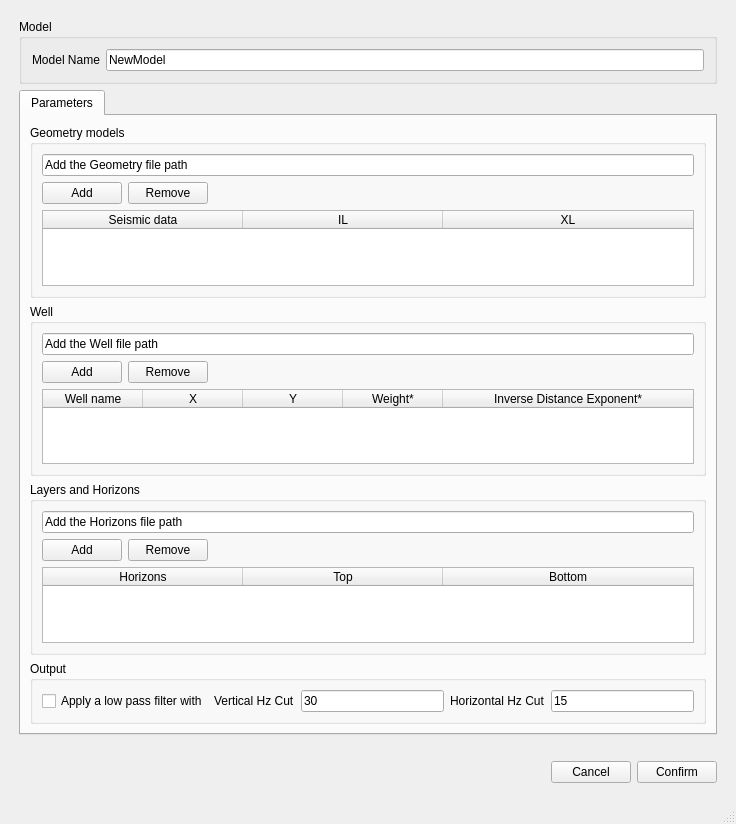
<?xml version="1.0" encoding="UTF-8"?>
<ui version="4.0">
 <class>MainWindow</class>
 <widget class="QMainWindow" name="MainWindow">
  <property name="geometry">
   <rect>
    <x>0</x>
    <y>0</y>
    <width>736</width>
    <height>824</height>
   </rect>
  </property>
  <property name="windowTitle">
   <string>MainWindow</string>
  </property>
  <widget class="QWidget" name="centralwidget">
   <layout class="QGridLayout" name="gridLayout_2">
    <item row="0" column="0" colspan="3">
     <layout class="QGridLayout" name="gridLayout">
      <property name="leftMargin">
       <number>10</number>
      </property>
      <property name="topMargin">
       <number>10</number>
      </property>
      <property name="rightMargin">
       <number>10</number>
      </property>
      <property name="bottomMargin">
       <number>10</number>
      </property>
      <item row="0" column="0">
       <widget class="QGroupBox" name="groupBox">
        <property name="title">
         <string>Model</string>
        </property>
        <layout class="QGridLayout" name="gridLayout_4">
         <property name="leftMargin">
          <number>10</number>
         </property>
         <property name="topMargin">
          <number>10</number>
         </property>
         <property name="rightMargin">
          <number>10</number>
         </property>
         <property name="bottomMargin">
          <number>10</number>
         </property>
         <item row="0" column="0">
          <layout class="QGridLayout" name="gridLayout_3">
           <property name="bottomMargin">
            <number>0</number>
           </property>
           <item row="0" column="0">
            <widget class="QLabel" name="label">
             <property name="text">
              <string>Model Name</string>
             </property>
            </widget>
           </item>
           <item row="0" column="1">
            <widget class="QLineEdit" name="mbwNewModelName">
             <property name="text">
              <string>NewModel</string>
             </property>
            </widget>
           </item>
          </layout>
         </item>
        </layout>
       </widget>
      </item>
      <item row="1" column="0">
       <widget class="QTabWidget" name="tabWidget">
        <property name="currentIndex">
         <number>0</number>
        </property>
        <widget class="QWidget" name="tab_3">
         <attribute name="title">
          <string>Parameters</string>
         </attribute>
         <layout class="QGridLayout" name="gridLayout_6">
          <item row="0" column="0">
           <layout class="QGridLayout" name="gridLayout_5">
            <property name="bottomMargin">
             <number>0</number>
            </property>
            <item row="3" column="0">
             <widget class="QGroupBox" name="groupBox_3">
              <property name="title">
               <string>Well</string>
              </property>
              <layout class="QGridLayout" name="gridLayout_11">
               <item row="0" column="0">
                <layout class="QGridLayout" name="gridLayout_8">
                 <property name="topMargin">
                  <number>0</number>
                 </property>
                 <item row="2" column="0" colspan="3">
                  <widget class="QTableWidget" name="mbwWellTableWidget">
                   <attribute name="horizontalHeaderDefaultSectionSize">
                    <number>100</number>
                   </attribute>
                   <attribute name="horizontalHeaderStretchLastSection">
                    <bool>true</bool>
                   </attribute>
                   <column>
                    <property name="text">
                     <string>Well name</string>
                    </property>
                   </column>
                   <column>
                    <property name="text">
                     <string>X</string>
                    </property>
                   </column>
                   <column>
                    <property name="text">
                     <string>Y</string>
                    </property>
                   </column>
                   <column>
                    <property name="text">
                     <string>Weight*</string>
                    </property>
                   </column>
                   <column>
                    <property name="text">
                     <string>Inverse Distance Exponent*</string>
                    </property>
                   </column>
                  </widget>
                 </item>
                 <item row="1" column="2">
                  <spacer name="horizontalSpacer_3">
                   <property name="orientation">
                    <enum>Qt::Horizontal</enum>
                   </property>
                   <property name="sizeHint" stdset="0">
                    <size>
                     <width>40</width>
                     <height>20</height>
                    </size>
                   </property>
                  </spacer>
                 </item>
                 <item row="1" column="0">
                  <widget class="QPushButton" name="mbwAddWellButton">
                   <property name="text">
                    <string>Add</string>
                   </property>
                  </widget>
                 </item>
                 <item row="1" column="1">
                  <widget class="QPushButton" name="mbwRemoveWellButton">
                   <property name="text">
                    <string>Remove</string>
                   </property>
                  </widget>
                 </item>
                 <item row="0" column="0" colspan="3">
                  <widget class="QLineEdit" name="mbwWellPath">
                   <property name="text">
                    <string>Add the Well file path</string>
                   </property>
                  </widget>
                 </item>
                </layout>
               </item>
              </layout>
             </widget>
            </item>
            <item row="2" column="0">
             <widget class="QGroupBox" name="groupBox_2">
              <property name="title">
               <string>Geometry models</string>
              </property>
              <layout class="QGridLayout" name="gridLayout_10">
               <item row="0" column="0">
                <layout class="QGridLayout" name="gridLayout_7">
                 <property name="topMargin">
                  <number>0</number>
                 </property>
                 <item row="2" column="0" colspan="3">
                  <widget class="QTableWidget" name="mbwGeometryTableWidget">
                   <attribute name="horizontalHeaderCascadingSectionResizes">
                    <bool>false</bool>
                   </attribute>
                   <attribute name="horizontalHeaderDefaultSectionSize">
                    <number>200</number>
                   </attribute>
                   <attribute name="horizontalHeaderStretchLastSection">
                    <bool>true</bool>
                   </attribute>
                   <column>
                    <property name="text">
                     <string>Seismic data</string>
                    </property>
                   </column>
                   <column>
                    <property name="text">
                     <string>IL</string>
                    </property>
                   </column>
                   <column>
                    <property name="text">
                     <string>XL</string>
                    </property>
                   </column>
                  </widget>
                 </item>
                 <item row="1" column="0">
                  <widget class="QPushButton" name="mbwAddGeometryButton">
                   <property name="text">
                    <string>Add</string>
                   </property>
                  </widget>
                 </item>
                 <item row="1" column="1">
                  <widget class="QPushButton" name="mbwRemoveGeometryButton">
                   <property name="text">
                    <string>Remove</string>
                   </property>
                  </widget>
                 </item>
                 <item row="1" column="2">
                  <spacer name="horizontalSpacer_2">
                   <property name="orientation">
                    <enum>Qt::Horizontal</enum>
                   </property>
                   <property name="sizeHint" stdset="0">
                    <size>
                     <width>40</width>
                     <height>20</height>
                    </size>
                   </property>
                  </spacer>
                 </item>
                 <item row="0" column="0" colspan="3">
                  <widget class="QLineEdit" name="mbwGeometryPath">
                   <property name="text">
                    <string>Add the Geometry file path</string>
                   </property>
                  </widget>
                 </item>
                </layout>
               </item>
              </layout>
             </widget>
            </item>
            <item row="4" column="0">
             <widget class="QGroupBox" name="groupBox_4">
              <property name="title">
               <string>Layers and Horizons</string>
              </property>
              <layout class="QGridLayout" name="gridLayout_12">
               <item row="0" column="0">
                <layout class="QGridLayout" name="gridLayout_9">
                 <item row="1" column="2">
                  <spacer name="horizontalSpacer_4">
                   <property name="orientation">
                    <enum>Qt::Horizontal</enum>
                   </property>
                   <property name="sizeHint" stdset="0">
                    <size>
                     <width>40</width>
                     <height>20</height>
                    </size>
                   </property>
                  </spacer>
                 </item>
                 <item row="2" column="0" colspan="3">
                  <widget class="QTableWidget" name="mbwHorizonTableWidget">
                   <attribute name="horizontalHeaderDefaultSectionSize">
                    <number>200</number>
                   </attribute>
                   <attribute name="horizontalHeaderMinimumSectionSize">
                    <number>50</number>
                   </attribute>
                   <attribute name="horizontalHeaderStretchLastSection">
                    <bool>true</bool>
                   </attribute>
                   <column>
                    <property name="text">
                     <string>Horizons</string>
                    </property>
                   </column>
                   <column>
                    <property name="text">
                     <string>Top</string>
                    </property>
                   </column>
                   <column>
                    <property name="text">
                     <string>Bottom</string>
                    </property>
                   </column>
                  </widget>
                 </item>
                 <item row="1" column="0">
                  <widget class="QPushButton" name="mbwAddHorizonButton">
                   <property name="text">
                    <string>Add</string>
                   </property>
                  </widget>
                 </item>
                 <item row="1" column="1">
                  <widget class="QPushButton" name="mbwRemoveHorizonButton">
                   <property name="text">
                    <string>Remove</string>
                   </property>
                  </widget>
                 </item>
                 <item row="0" column="0" colspan="3">
                  <widget class="QLineEdit" name="mbwHorizonPath">
                   <property name="text">
                    <string>Add the Horizons file path</string>
                   </property>
                  </widget>
                 </item>
                </layout>
               </item>
              </layout>
             </widget>
            </item>
            <item row="5" column="0">
             <widget class="QGroupBox" name="groupBox_5">
              <property name="title">
               <string>Output</string>
              </property>
              <layout class="QGridLayout" name="gridLayout_14">
               <item row="0" column="0">
                <layout class="QGridLayout" name="gridLayout_13">
                 <property name="bottomMargin">
                  <number>0</number>
                 </property>
                 <item row="0" column="3">
                  <widget class="QLabel" name="label_3">
                   <property name="text">
                    <string>Horizontal Hz Cut</string>
                   </property>
                  </widget>
                 </item>
                 <item row="0" column="2">
                  <widget class="QLineEdit" name="mbwLowPassFilterVerHzCut">
                   <property name="text">
                    <string>30</string>
                   </property>
                  </widget>
                 </item>
                 <item row="0" column="1">
                  <widget class="QLabel" name="label_2">
                   <property name="text">
                    <string>Vertical Hz Cut</string>
                   </property>
                  </widget>
                 </item>
                 <item row="0" column="0">
                  <widget class="QCheckBox" name="mbwLowPassFilterCheckbox">
                   <property name="text">
                    <string>Apply a low pass filter with</string>
                   </property>
                  </widget>
                 </item>
                 <item row="0" column="4">
                  <widget class="QLineEdit" name="mbwLowPassFilterHorHzCut">
                   <property name="text">
                    <string>15</string>
                   </property>
                  </widget>
                 </item>
                </layout>
               </item>
              </layout>
             </widget>
            </item>
           </layout>
          </item>
         </layout>
        </widget>
       </widget>
      </item>
     </layout>
    </item>
    <item row="1" column="0" colspan="3">
     <layout class="QGridLayout" name="gridLayout_15">
      <property name="leftMargin">
       <number>10</number>
      </property>
      <property name="topMargin">
       <number>10</number>
      </property>
      <property name="rightMargin">
       <number>10</number>
      </property>
      <property name="bottomMargin">
       <number>10</number>
      </property>
      <item row="0" column="1">
       <widget class="QPushButton" name="mbwCancelButton">
        <property name="text">
         <string>Cancel</string>
        </property>
       </widget>
      </item>
      <item row="0" column="0">
       <spacer name="horizontalSpacer">
        <property name="orientation">
         <enum>Qt::Horizontal</enum>
        </property>
        <property name="sizeHint" stdset="0">
         <size>
          <width>40</width>
          <height>20</height>
         </size>
        </property>
       </spacer>
      </item>
      <item row="0" column="2">
       <widget class="QPushButton" name="mbwConfirmButton">
        <property name="text">
         <string>Confirm</string>
        </property>
       </widget>
      </item>
     </layout>
    </item>
   </layout>
  </widget>
  <widget class="QMenuBar" name="menubar">
   <property name="geometry">
    <rect>
     <x>0</x>
     <y>0</y>
     <width>736</width>
     <height>19</height>
    </rect>
   </property>
  </widget>
  <widget class="QStatusBar" name="statusbar"/>
 </widget>
 <resources/>
 <connections/>
</ui>
